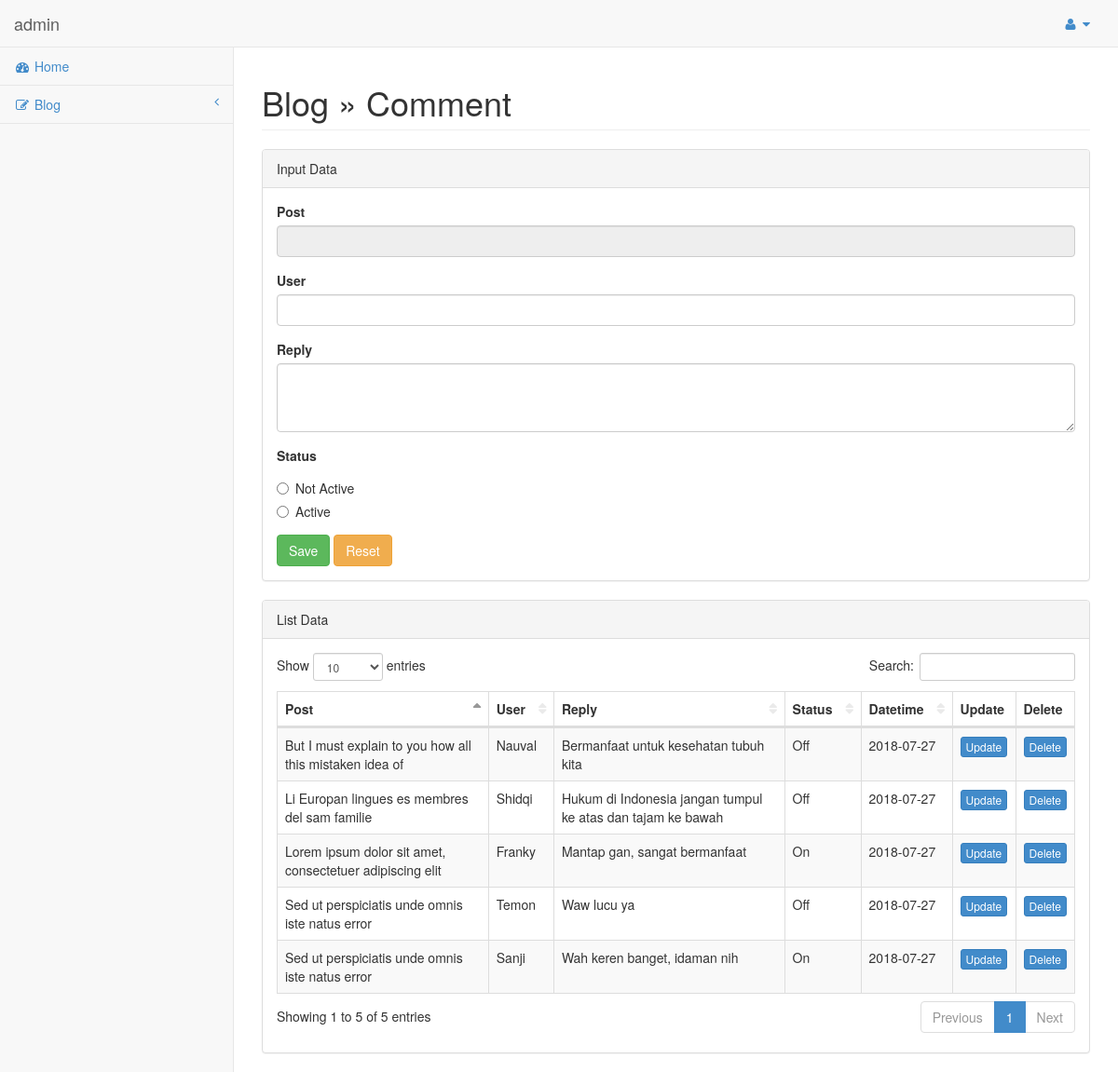
The page /admin/index.php?comment (signed in) on the database as committed earlier.
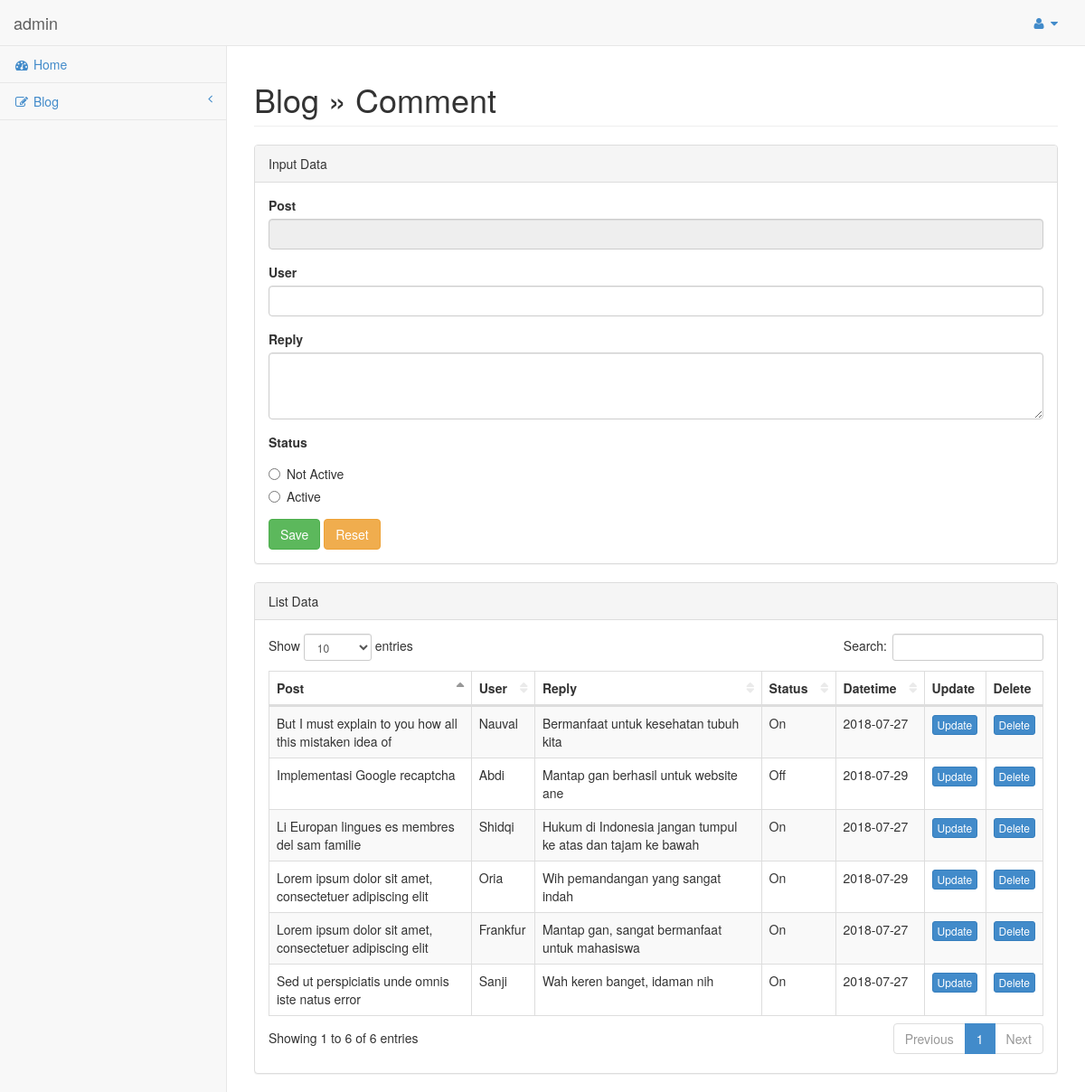
The same page on the database as committed later.
### tables this page shows
CREATE TABLE `komentar` (
  `id_komentar` int(11) NOT NULL,
  `artikel_id` int(11) NOT NULL,
  `user` varchar(100) NOT NULL,
  `reply` text NOT NULL,
  `tanggal` date NOT NULL,
  `status` tinyint(4) NOT NULL DEFAULT '0'
);

CREATE TABLE `artikel` (
  `id_artikel` int(11) NOT NULL,
  `kategori_id` int(11) NOT NULL,
  `judul` varchar(255) NOT NULL,
  `deskripsi` text NOT NULL,
  `gambar` varchar(255) NOT NULL,
  `tanggal` date NOT NULL,
  `slug` varchar(255) NOT NULL,
  `status` tinyint(4) NOT NULL DEFAULT '1'
);

### admin/page/blog/comment.php (the view, shortened to what this page needs)
<div class="row">
    <div class="col-lg-12">
        <h1 class="page-header">Blog &raquo; Comment</h1>
    </div>
</div>
<div class="row">
    <div class="col-lg-12">
        <?php
            $queryUpdate = false;
            $status = "";
         ?>
        <div class="panel panel-default">
            <div class="panel-heading">
                Input Data
            </div>
            <div class="panel-body">
                <div class="row">
                    <div class="col-lg-12">
                        <form role="form" action="<?php echo BASE_URL.'admin/page/blog/comment_update.php'; ?>" method="post">
                            <div class="form-group">
                                <label>Post</label>
                                <input class="form-control" type="text" name="post_name"
                                placeholder="<?php echo ($queryUpdate) ? $rowUpdate['judul'] : false; ?>" disabled>
                            </div>
                            <div class="form-group">
                                <label>User</label>
                                <input class="form-control" type="text" name="user" value="<?php echo ($queryUpdate) ? $rowUpdate['user'] : false; ?>" />
                            </div>
                            <div class="form-group">
                                <label>Reply</label>
                                <textarea class="form-control" rows="3" name="reply"><?php echo ($queryUpdate) ? $rowUpdate['reply'] : false; ?></textarea>
                            </div>
                            <div class="form-group">
                                <label>Status</label>
                                <div class="radio">
                                    <label>
                                        <input type="radio" value="0" name="status"
                                        <?php echo ($status == 0) ? "checked=checked" : false; ?> /> Not Active
                                    </label>
                                </div>
                                <div class="radio">
                                    <label>
                                        <input type="radio" value="1" name="status"
                                        <?php echo ($status == 1) ? "checked=checked" : false; ?> /> Active
                                    </label>
                                </div>
                            </div>
                            <button type="submit" name="submit" class="btn btn-success">Save</button>
                            <button type="reset" class="btn btn-warning">Reset</button>
                        </form>
                    </div>
                </div>
            </div>
        </div>
        <div class="panel panel-default">
            <div class="panel-heading">
                List Data
            </div>
            <div class="panel-body">
                <div class="table-responsive">
                    <table id="datatables" class="table table-striped table-bordered table-hover" id="dataTables-example">
                        <thead>
                            <tr>
                                <th>Post</th>
                                <th>User</th>
                                <th>Reply</th>
                                <th>Status</th>
                                <th>Datetime</th>
                                <th>Update</th>
                                <th>Delete</th>
                            </tr>
                        </thead>
                        <tbody>
                            <?php
                                $query = mysqli_query($conn,"SELECT komentar.*,artikel.id_artikel,artikel.judul FROM komentar JOIN artikel ON
                                                        komentar.artikel_id = artikel.id_artikel ORDER BY komentar.id_komentar DESC");
                                while($row = mysqli_fetch_assoc($query)){
                                    $status = ($row['status'] == 1) ? "On" : "Off";
                                    echo "<tr>
                                        <td>$row[judul]</td>
                                        <td>$row[user]</td>
                                        <td>$row[reply]</td>
                                        <td>$status</td>
                                        <td class='center'>$row[tanggal]</td>
                                        <td class='center'><a href='".BASE_URL."admin/index.php?comment_edit=$row[id_komentar]' class='btn btn-primary btn-xs' type='button'>Update</a></td>
                                        <td class='center'><a href='".BASE_URL."admin/page/blog/comment_delete.php?id_komentar=$row[id_komentar]' class='btn btn-primary btn-xs' type='button'>Delete</a></td>
                                        </tr>
                                    ";
                                }
                            ?>
                        </tbody>
                    </table>
                </div>
            </div>
        </div>
    </div>
</div>

Rows that differ between the two databases and show on the page:
removed komentar: artikel.judul "Sed ut perspiciatis unde omnis iste natus error", user "Temon", reply "Waw lucu ya", status "Off", tanggal "2018-07-27"
added komentar: artikel.judul "Lorem ipsum dolor sit amet, consectetuer adipiscing elit", user "Oria", reply "Wih pemandangan yang sangat indah", status "On", tanggal "2018-07-29"
added komentar: artikel.judul "Implementasi Google recaptcha", user "Abdi", reply "Mantap gan berhasil untuk website ane", status "Off", tanggal "2018-07-29"
changed komentar "Shidqi": status "Off" → "On"
changed komentar "Nauval": status "Off" → "On"
changed komentar: user "Franky" → "Frankfur"; reply "Mantap gan, sangat bermanfaat" → "Mantap gan, sangat bermanfaat untuk mahasiswa"
Other text that changed with them:
text written by a page script: "Show entries Search: Showing 1 to 5 of 5 entries Previous 1 Next" → "Show entries Search: Showing 1 to 6 of 6 entries Previous 1 Next"
